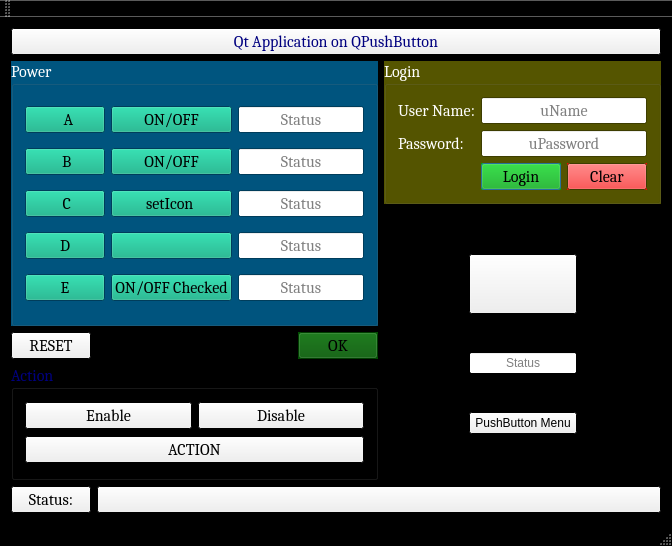
<?xml version="1.0" encoding="UTF-8"?>
<ui version="4.0">
 <class>MainWindow</class>
 <widget class="QMainWindow" name="MainWindow">
  <property name="geometry">
   <rect>
    <x>0</x>
    <y>0</y>
    <width>672</width>
    <height>546</height>
   </rect>
  </property>
  <property name="palette">
   <palette>
    <active>
     <colorrole role="WindowText">
      <brush brushstyle="SolidPattern">
       <color alpha="255">
        <red>0</red>
        <green>0</green>
        <blue>127</blue>
       </color>
      </brush>
     </colorrole>
     <colorrole role="Base">
      <brush brushstyle="SolidPattern">
       <color alpha="255">
        <red>255</red>
        <green>255</green>
        <blue>255</blue>
       </color>
      </brush>
     </colorrole>
     <colorrole role="Window">
      <brush brushstyle="SolidPattern">
       <color alpha="255">
        <red>0</red>
        <green>0</green>
        <blue>0</blue>
       </color>
      </brush>
     </colorrole>
    </active>
    <inactive>
     <colorrole role="WindowText">
      <brush brushstyle="SolidPattern">
       <color alpha="255">
        <red>0</red>
        <green>0</green>
        <blue>127</blue>
       </color>
      </brush>
     </colorrole>
     <colorrole role="Base">
      <brush brushstyle="SolidPattern">
       <color alpha="255">
        <red>255</red>
        <green>255</green>
        <blue>255</blue>
       </color>
      </brush>
     </colorrole>
     <colorrole role="Window">
      <brush brushstyle="SolidPattern">
       <color alpha="255">
        <red>0</red>
        <green>0</green>
        <blue>0</blue>
       </color>
      </brush>
     </colorrole>
    </inactive>
    <disabled>
     <colorrole role="WindowText">
      <brush brushstyle="SolidPattern">
       <color alpha="255">
        <red>120</red>
        <green>120</green>
        <blue>120</blue>
       </color>
      </brush>
     </colorrole>
     <colorrole role="Base">
      <brush brushstyle="SolidPattern">
       <color alpha="255">
        <red>0</red>
        <green>0</green>
        <blue>0</blue>
       </color>
      </brush>
     </colorrole>
     <colorrole role="Window">
      <brush brushstyle="SolidPattern">
       <color alpha="255">
        <red>0</red>
        <green>0</green>
        <blue>0</blue>
       </color>
      </brush>
     </colorrole>
    </disabled>
   </palette>
  </property>
  <property name="windowTitle">
   <string>MainWindow</string>
  </property>
  <property name="autoFillBackground">
   <bool>true</bool>
  </property>
  <widget class="QWidget" name="centralWidget">
   <layout class="QGridLayout" name="gridLayout_7">
    <item row="0" column="0" colspan="2">
     <widget class="QPushButton" name="pushButton_7">
      <property name="palette">
       <palette>
        <active>
         <colorrole role="ButtonText">
          <brush brushstyle="SolidPattern">
           <color alpha="255">
            <red>0</red>
            <green>0</green>
            <blue>127</blue>
           </color>
          </brush>
         </colorrole>
        </active>
        <inactive>
         <colorrole role="ButtonText">
          <brush brushstyle="SolidPattern">
           <color alpha="255">
            <red>0</red>
            <green>0</green>
            <blue>127</blue>
           </color>
          </brush>
         </colorrole>
        </inactive>
        <disabled>
         <colorrole role="ButtonText">
          <brush brushstyle="SolidPattern">
           <color alpha="255">
            <red>120</red>
            <green>120</green>
            <blue>120</blue>
           </color>
          </brush>
         </colorrole>
        </disabled>
       </palette>
      </property>
      <property name="font">
       <font>
        <family>Cambria</family>
        <pointsize>12</pointsize>
       </font>
      </property>
      <property name="text">
       <string>Qt Application on QPushButton</string>
      </property>
     </widget>
    </item>
    <item row="1" column="0" rowspan="2">
     <widget class="QGroupBox" name="groupBox">
      <property name="palette">
       <palette>
        <active>
         <colorrole role="WindowText">
          <brush brushstyle="SolidPattern">
           <color alpha="255">
            <red>255</red>
            <green>255</green>
            <blue>255</blue>
           </color>
          </brush>
         </colorrole>
         <colorrole role="Button">
          <brush brushstyle="SolidPattern">
           <color alpha="255">
            <red>0</red>
            <green>170</green>
            <blue>127</blue>
           </color>
          </brush>
         </colorrole>
         <colorrole role="Base">
          <brush brushstyle="SolidPattern">
           <color alpha="255">
            <red>255</red>
            <green>255</green>
            <blue>255</blue>
           </color>
          </brush>
         </colorrole>
         <colorrole role="Window">
          <brush brushstyle="SolidPattern">
           <color alpha="255">
            <red>0</red>
            <green>85</green>
            <blue>127</blue>
           </color>
          </brush>
         </colorrole>
        </active>
        <inactive>
         <colorrole role="WindowText">
          <brush brushstyle="SolidPattern">
           <color alpha="255">
            <red>255</red>
            <green>255</green>
            <blue>255</blue>
           </color>
          </brush>
         </colorrole>
         <colorrole role="Button">
          <brush brushstyle="SolidPattern">
           <color alpha="255">
            <red>0</red>
            <green>170</green>
            <blue>127</blue>
           </color>
          </brush>
         </colorrole>
         <colorrole role="Base">
          <brush brushstyle="SolidPattern">
           <color alpha="255">
            <red>255</red>
            <green>255</green>
            <blue>255</blue>
           </color>
          </brush>
         </colorrole>
         <colorrole role="Window">
          <brush brushstyle="SolidPattern">
           <color alpha="255">
            <red>0</red>
            <green>85</green>
            <blue>127</blue>
           </color>
          </brush>
         </colorrole>
        </inactive>
        <disabled>
         <colorrole role="WindowText">
          <brush brushstyle="SolidPattern">
           <color alpha="255">
            <red>120</red>
            <green>120</green>
            <blue>120</blue>
           </color>
          </brush>
         </colorrole>
         <colorrole role="Button">
          <brush brushstyle="SolidPattern">
           <color alpha="255">
            <red>0</red>
            <green>170</green>
            <blue>127</blue>
           </color>
          </brush>
         </colorrole>
         <colorrole role="Base">
          <brush brushstyle="SolidPattern">
           <color alpha="255">
            <red>0</red>
            <green>85</green>
            <blue>127</blue>
           </color>
          </brush>
         </colorrole>
         <colorrole role="Window">
          <brush brushstyle="SolidPattern">
           <color alpha="255">
            <red>0</red>
            <green>85</green>
            <blue>127</blue>
           </color>
          </brush>
         </colorrole>
        </disabled>
       </palette>
      </property>
      <property name="font">
       <font>
        <family>Cambria</family>
        <pointsize>12</pointsize>
       </font>
      </property>
      <property name="autoFillBackground">
       <bool>true</bool>
      </property>
      <property name="title">
       <string>Power</string>
      </property>
      <layout class="QGridLayout" name="gridLayout">
       <item row="0" column="0">
        <widget class="QPushButton" name="pushButton">
         <property name="text">
          <string>  A</string>
         </property>
        </widget>
       </item>
       <item row="0" column="2">
        <widget class="QLineEdit" name="aOnOffStatus_LE">
         <property name="alignment">
          <set>Qt::AlignCenter</set>
         </property>
         <property name="readOnly">
          <bool>true</bool>
         </property>
         <property name="placeholderText">
          <string>Status</string>
         </property>
        </widget>
       </item>
       <item row="4" column="0">
        <widget class="QPushButton" name="pushButton_5">
         <property name="text">
          <string>E</string>
         </property>
        </widget>
       </item>
       <item row="4" column="2">
        <widget class="QLineEdit" name="eOnOffStatus_LE">
         <property name="alignment">
          <set>Qt::AlignCenter</set>
         </property>
         <property name="readOnly">
          <bool>true</bool>
         </property>
         <property name="placeholderText">
          <string>Status</string>
         </property>
        </widget>
       </item>
       <item row="1" column="2">
        <widget class="QLineEdit" name="bOnOffStatus_LE">
         <property name="alignment">
          <set>Qt::AlignCenter</set>
         </property>
         <property name="readOnly">
          <bool>true</bool>
         </property>
         <property name="placeholderText">
          <string>Status</string>
         </property>
        </widget>
       </item>
       <item row="2" column="0">
        <widget class="QPushButton" name="pushButton_3">
         <property name="text">
          <string> C</string>
         </property>
        </widget>
       </item>
       <item row="3" column="0">
        <widget class="QPushButton" name="pushButton_4">
         <property name="text">
          <string>D</string>
         </property>
        </widget>
       </item>
       <item row="2" column="2">
        <widget class="QLineEdit" name="cOnOffStatus_LE">
         <property name="alignment">
          <set>Qt::AlignCenter</set>
         </property>
         <property name="readOnly">
          <bool>true</bool>
         </property>
         <property name="placeholderText">
          <string>Status</string>
         </property>
        </widget>
       </item>
       <item row="4" column="1">
        <widget class="QPushButton" name="eOnOff_PB">
         <property name="text">
          <string>ON/OFF Checked</string>
         </property>
        </widget>
       </item>
       <item row="1" column="1">
        <widget class="QPushButton" name="bOnOff_PB">
         <property name="text">
          <string>ON/OFF</string>
         </property>
        </widget>
       </item>
       <item row="2" column="1">
        <widget class="QPushButton" name="cOnOff_PB">
         <property name="text">
          <string>setIcon </string>
         </property>
        </widget>
       </item>
       <item row="3" column="2">
        <widget class="QLineEdit" name="dOnOffStatus_LE">
         <property name="alignment">
          <set>Qt::AlignCenter</set>
         </property>
         <property name="readOnly">
          <bool>true</bool>
         </property>
         <property name="placeholderText">
          <string>Status</string>
         </property>
        </widget>
       </item>
       <item row="3" column="1">
        <widget class="QPushButton" name="dOnOff_PB">
         <property name="text">
          <string/>
         </property>
        </widget>
       </item>
       <item row="1" column="0">
        <widget class="QPushButton" name="pushButton_2">
         <property name="text">
          <string> B</string>
         </property>
        </widget>
       </item>
       <item row="0" column="1">
        <widget class="QPushButton" name="aOnOff_PB">
         <property name="text">
          <string>ON/OFF</string>
         </property>
        </widget>
       </item>
      </layout>
     </widget>
    </item>
    <item row="1" column="1">
     <widget class="QGroupBox" name="groupBox_3">
      <property name="palette">
       <palette>
        <active>
         <colorrole role="WindowText">
          <brush brushstyle="SolidPattern">
           <color alpha="255">
            <red>255</red>
            <green>255</green>
            <blue>255</blue>
           </color>
          </brush>
         </colorrole>
         <colorrole role="Base">
          <brush brushstyle="SolidPattern">
           <color alpha="255">
            <red>255</red>
            <green>255</green>
            <blue>255</blue>
           </color>
          </brush>
         </colorrole>
         <colorrole role="Window">
          <brush brushstyle="SolidPattern">
           <color alpha="255">
            <red>85</red>
            <green>85</green>
            <blue>0</blue>
           </color>
          </brush>
         </colorrole>
        </active>
        <inactive>
         <colorrole role="WindowText">
          <brush brushstyle="SolidPattern">
           <color alpha="255">
            <red>255</red>
            <green>255</green>
            <blue>255</blue>
           </color>
          </brush>
         </colorrole>
         <colorrole role="Base">
          <brush brushstyle="SolidPattern">
           <color alpha="255">
            <red>255</red>
            <green>255</green>
            <blue>255</blue>
           </color>
          </brush>
         </colorrole>
         <colorrole role="Window">
          <brush brushstyle="SolidPattern">
           <color alpha="255">
            <red>85</red>
            <green>85</green>
            <blue>0</blue>
           </color>
          </brush>
         </colorrole>
        </inactive>
        <disabled>
         <colorrole role="WindowText">
          <brush brushstyle="SolidPattern">
           <color alpha="255">
            <red>120</red>
            <green>120</green>
            <blue>120</blue>
           </color>
          </brush>
         </colorrole>
         <colorrole role="Base">
          <brush brushstyle="SolidPattern">
           <color alpha="255">
            <red>85</red>
            <green>85</green>
            <blue>0</blue>
           </color>
          </brush>
         </colorrole>
         <colorrole role="Window">
          <brush brushstyle="SolidPattern">
           <color alpha="255">
            <red>85</red>
            <green>85</green>
            <blue>0</blue>
           </color>
          </brush>
         </colorrole>
        </disabled>
       </palette>
      </property>
      <property name="font">
       <font>
        <family>Cambria</family>
        <pointsize>12</pointsize>
       </font>
      </property>
      <property name="autoFillBackground">
       <bool>true</bool>
      </property>
      <property name="title">
       <string>Login</string>
      </property>
      <layout class="QGridLayout" name="gridLayout_5">
       <item row="0" column="0">
        <widget class="QLabel" name="label">
         <property name="text">
          <string>User Name:</string>
         </property>
        </widget>
       </item>
       <item row="0" column="1" colspan="2">
        <widget class="QLineEdit" name="uNameLE">
         <property name="alignment">
          <set>Qt::AlignCenter</set>
         </property>
         <property name="placeholderText">
          <string>uName</string>
         </property>
         <property name="clearButtonEnabled">
          <bool>true</bool>
         </property>
        </widget>
       </item>
       <item row="1" column="0">
        <widget class="QLabel" name="label_2">
         <property name="text">
          <string>Password:</string>
         </property>
        </widget>
       </item>
       <item row="1" column="1" colspan="2">
        <widget class="QLineEdit" name="uPwd">
         <property name="alignment">
          <set>Qt::AlignCenter</set>
         </property>
         <property name="placeholderText">
          <string>uPassword</string>
         </property>
         <property name="clearButtonEnabled">
          <bool>true</bool>
         </property>
        </widget>
       </item>
       <item row="2" column="1">
        <widget class="QPushButton" name="LogInPB">
         <property name="palette">
          <palette>
           <active>
            <colorrole role="Button">
             <brush brushstyle="SolidPattern">
              <color alpha="255">
               <red>0</red>
               <green>170</green>
               <blue>0</blue>
              </color>
             </brush>
            </colorrole>
            <colorrole role="Base">
             <brush brushstyle="SolidPattern">
              <color alpha="255">
               <red>255</red>
               <green>255</green>
               <blue>255</blue>
              </color>
             </brush>
            </colorrole>
            <colorrole role="Window">
             <brush brushstyle="SolidPattern">
              <color alpha="255">
               <red>85</red>
               <green>170</green>
               <blue>0</blue>
              </color>
             </brush>
            </colorrole>
           </active>
           <inactive>
            <colorrole role="Button">
             <brush brushstyle="SolidPattern">
              <color alpha="255">
               <red>0</red>
               <green>170</green>
               <blue>0</blue>
              </color>
             </brush>
            </colorrole>
            <colorrole role="Base">
             <brush brushstyle="SolidPattern">
              <color alpha="255">
               <red>255</red>
               <green>255</green>
               <blue>255</blue>
              </color>
             </brush>
            </colorrole>
            <colorrole role="Window">
             <brush brushstyle="SolidPattern">
              <color alpha="255">
               <red>85</red>
               <green>170</green>
               <blue>0</blue>
              </color>
             </brush>
            </colorrole>
           </inactive>
           <disabled>
            <colorrole role="Button">
             <brush brushstyle="SolidPattern">
              <color alpha="255">
               <red>0</red>
               <green>170</green>
               <blue>0</blue>
              </color>
             </brush>
            </colorrole>
            <colorrole role="Base">
             <brush brushstyle="SolidPattern">
              <color alpha="255">
               <red>85</red>
               <green>170</green>
               <blue>0</blue>
              </color>
             </brush>
            </colorrole>
            <colorrole role="Window">
             <brush brushstyle="SolidPattern">
              <color alpha="255">
               <red>85</red>
               <green>170</green>
               <blue>0</blue>
              </color>
             </brush>
            </colorrole>
           </disabled>
          </palette>
         </property>
         <property name="autoFillBackground">
          <bool>true</bool>
         </property>
         <property name="text">
          <string>Login</string>
         </property>
         <property name="autoDefault">
          <bool>false</bool>
         </property>
         <property name="default">
          <bool>true</bool>
         </property>
        </widget>
       </item>
       <item row="2" column="2">
        <widget class="QPushButton" name="clearPB">
         <property name="sizePolicy">
          <sizepolicy hsizetype="Fixed" vsizetype="Fixed">
           <horstretch>0</horstretch>
           <verstretch>0</verstretch>
          </sizepolicy>
         </property>
         <property name="palette">
          <palette>
           <active>
            <colorrole role="Button">
             <brush brushstyle="SolidPattern">
              <color alpha="255">
               <red>255</red>
               <green>0</green>
               <blue>0</blue>
              </color>
             </brush>
            </colorrole>
           </active>
           <inactive>
            <colorrole role="Button">
             <brush brushstyle="SolidPattern">
              <color alpha="255">
               <red>255</red>
               <green>0</green>
               <blue>0</blue>
              </color>
             </brush>
            </colorrole>
           </inactive>
           <disabled>
            <colorrole role="Button">
             <brush brushstyle="SolidPattern">
              <color alpha="255">
               <red>255</red>
               <green>0</green>
               <blue>0</blue>
              </color>
             </brush>
            </colorrole>
           </disabled>
          </palette>
         </property>
         <property name="autoFillBackground">
          <bool>true</bool>
         </property>
         <property name="text">
          <string>Clear</string>
         </property>
        </widget>
       </item>
      </layout>
     </widget>
    </item>
    <item row="2" column="1" rowspan="3">
     <widget class="QFrame" name="frame">
      <property name="frameShape">
       <enum>QFrame::StyledPanel</enum>
      </property>
      <property name="frameShadow">
       <enum>QFrame::Raised</enum>
      </property>
      <layout class="QGridLayout" name="gridLayout_6">
       <item row="0" column="0">
        <spacer name="horizontalSpacer_2">
         <property name="orientation">
          <enum>Qt::Horizontal</enum>
         </property>
         <property name="sizeHint" stdset="0">
          <size>
           <width>40</width>
           <height>20</height>
          </size>
         </property>
        </spacer>
       </item>
       <item row="2" column="1">
        <widget class="QPushButton" name="pbMenu">
         <property name="text">
          <string>PushButton Menu</string>
         </property>
        </widget>
       </item>
       <item row="0" column="1">
        <widget class="QPushButton" name="onOffPB">
         <property name="maximumSize">
          <size>
           <width>150</width>
           <height>60</height>
          </size>
         </property>
         <property name="text">
          <string/>
         </property>
        </widget>
       </item>
       <item row="1" column="1">
        <widget class="QLineEdit" name="OnOffStatus">
         <property name="alignment">
          <set>Qt::AlignCenter</set>
         </property>
         <property name="readOnly">
          <bool>true</bool>
         </property>
         <property name="placeholderText">
          <string>Status</string>
         </property>
        </widget>
       </item>
       <item row="0" column="2">
        <spacer name="horizontalSpacer_3">
         <property name="orientation">
          <enum>Qt::Horizontal</enum>
         </property>
         <property name="sizeHint" stdset="0">
          <size>
           <width>40</width>
           <height>20</height>
          </size>
         </property>
        </spacer>
       </item>
      </layout>
     </widget>
    </item>
    <item row="3" column="0">
     <layout class="QGridLayout" name="gridLayout_3">
      <item row="0" column="0">
       <widget class="QPushButton" name="pushButton_12">
        <property name="font">
         <font>
          <family>Cambria</family>
          <pointsize>12</pointsize>
         </font>
        </property>
        <property name="text">
         <string>RESET</string>
        </property>
       </widget>
      </item>
      <item row="0" column="1">
       <spacer name="horizontalSpacer">
        <property name="orientation">
         <enum>Qt::Horizontal</enum>
        </property>
        <property name="sizeHint" stdset="0">
         <size>
          <width>208</width>
          <height>20</height>
         </size>
        </property>
       </spacer>
      </item>
      <item row="0" column="2">
       <widget class="QPushButton" name="pushButton_6">
        <property name="palette">
         <palette>
          <active>
           <colorrole role="Button">
            <brush brushstyle="SolidPattern">
             <color alpha="255">
              <red>0</red>
              <green>85</green>
              <blue>0</blue>
             </color>
            </brush>
           </colorrole>
           <colorrole role="Base">
            <brush brushstyle="SolidPattern">
             <color alpha="255">
              <red>0</red>
              <green>85</green>
              <blue>0</blue>
             </color>
            </brush>
           </colorrole>
           <colorrole role="Window">
            <brush brushstyle="SolidPattern">
             <color alpha="255">
              <red>0</red>
              <green>85</green>
              <blue>0</blue>
             </color>
            </brush>
           </colorrole>
          </active>
          <inactive>
           <colorrole role="Button">
            <brush brushstyle="SolidPattern">
             <color alpha="255">
              <red>0</red>
              <green>85</green>
              <blue>0</blue>
             </color>
            </brush>
           </colorrole>
           <colorrole role="Base">
            <brush brushstyle="SolidPattern">
             <color alpha="255">
              <red>0</red>
              <green>85</green>
              <blue>0</blue>
             </color>
            </brush>
           </colorrole>
           <colorrole role="Window">
            <brush brushstyle="SolidPattern">
             <color alpha="255">
              <red>0</red>
              <green>85</green>
              <blue>0</blue>
             </color>
            </brush>
           </colorrole>
          </inactive>
          <disabled>
           <colorrole role="Button">
            <brush brushstyle="SolidPattern">
             <color alpha="255">
              <red>0</red>
              <green>85</green>
              <blue>0</blue>
             </color>
            </brush>
           </colorrole>
           <colorrole role="Base">
            <brush brushstyle="SolidPattern">
             <color alpha="255">
              <red>0</red>
              <green>85</green>
              <blue>0</blue>
             </color>
            </brush>
           </colorrole>
           <colorrole role="Window">
            <brush brushstyle="SolidPattern">
             <color alpha="255">
              <red>0</red>
              <green>85</green>
              <blue>0</blue>
             </color>
            </brush>
           </colorrole>
          </disabled>
         </palette>
        </property>
        <property name="font">
         <font>
          <family>Cambria</family>
          <pointsize>12</pointsize>
         </font>
        </property>
        <property name="autoFillBackground">
         <bool>true</bool>
        </property>
        <property name="text">
         <string>OK</string>
        </property>
       </widget>
      </item>
     </layout>
    </item>
    <item row="4" column="0">
     <widget class="QGroupBox" name="groupBox_2">
      <property name="font">
       <font>
        <family>Cambria</family>
        <pointsize>12</pointsize>
       </font>
      </property>
      <property name="title">
       <string>Action</string>
      </property>
      <layout class="QGridLayout" name="gridLayout_2">
       <item row="0" column="0">
        <widget class="QPushButton" name="enable_PB">
         <property name="font">
          <font>
           <family>Cambria</family>
           <pointsize>12</pointsize>
          </font>
         </property>
         <property name="text">
          <string>Enable</string>
         </property>
        </widget>
       </item>
       <item row="0" column="1">
        <widget class="QPushButton" name="disable_PB">
         <property name="font">
          <font>
           <family>Cambria</family>
           <pointsize>12</pointsize>
          </font>
         </property>
         <property name="text">
          <string>Disable</string>
         </property>
        </widget>
       </item>
       <item row="1" column="0" colspan="2">
        <widget class="QPushButton" name="actionStatus">
         <property name="font">
          <font>
           <family>Cambria</family>
           <pointsize>12</pointsize>
          </font>
         </property>
         <property name="text">
          <string>ACTION</string>
         </property>
        </widget>
       </item>
      </layout>
     </widget>
    </item>
    <item row="5" column="0" colspan="2">
     <layout class="QGridLayout" name="gridLayout_4">
      <item row="0" column="0">
       <widget class="QPushButton" name="pushButton_13">
        <property name="sizePolicy">
         <sizepolicy hsizetype="Fixed" vsizetype="Fixed">
          <horstretch>0</horstretch>
          <verstretch>0</verstretch>
         </sizepolicy>
        </property>
        <property name="font">
         <font>
          <family>Cambria</family>
          <pointsize>12</pointsize>
         </font>
        </property>
        <property name="text">
         <string>Status:</string>
        </property>
       </widget>
      </item>
      <item row="0" column="1">
       <widget class="QPushButton" name="LogInStatusPB">
        <property name="font">
         <font>
          <family>Cambria</family>
          <pointsize>12</pointsize>
         </font>
        </property>
        <property name="text">
         <string/>
        </property>
       </widget>
      </item>
     </layout>
    </item>
   </layout>
  </widget>
  <widget class="QMenuBar" name="menuBar">
   <property name="geometry">
    <rect>
     <x>0</x>
     <y>0</y>
     <width>672</width>
     <height>21</height>
    </rect>
   </property>
  </widget>
  <widget class="QToolBar" name="mainToolBar">
   <attribute name="toolBarArea">
    <enum>TopToolBarArea</enum>
   </attribute>
   <attribute name="toolBarBreak">
    <bool>false</bool>
   </attribute>
  </widget>
  <widget class="QStatusBar" name="statusBar"/>
 </widget>
 <layoutdefault spacing="6" margin="11"/>
 <resources/>
 <connections/>
</ui>
